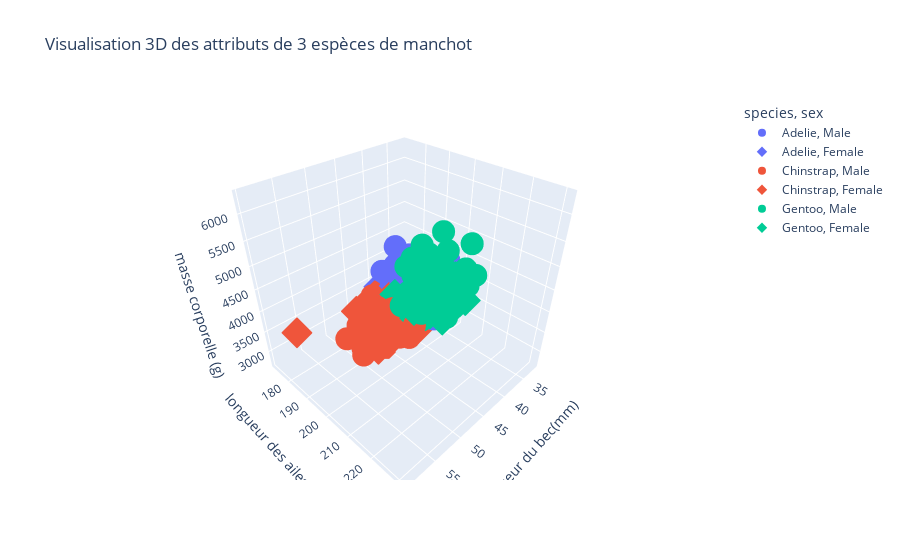

Source (notebook cell):
### Markdown cell above
Utiliser la fonction `scatter_3d` qui en plus des paramètres de `scatter` prend un paramètre `z`. On peut aussi jouer sur les symboles via `symbol`, par exemple pour distinguer le sexe des individus et donc rajouter une "5e dimension".

### Code cell
fig = px.scatter_3d(penguins, x = "bill_length_mm", y ="flipper_length_mm", z ="body_mass_g", color="species", title="Visualisation 3D des attributs de 3 espèces de manchot",
                labels = {"flipper_length_mm" : "longueur des ailes (mm)", "body_mass_g":"masse corporelle (g)", "bill_length_mm" : "longueur du bec(mm)"}, symbol = "sex", hover_name = "species", hover_data =["island"])
# à compléter
fig.show()

### Figure 1 — Plotly figure (JSON) as saved in the notebook; plotly's stock layout.template omitted (floating-point values rounded to 4 significant figures)
{"data": [{"customdata": [["Torgersen"], ["Torgersen"], ["Torgersen"], ["Torgersen"], ["Torgersen"], ["Torgersen"], ["Torgersen"], ["Biscoe"], ["Biscoe"], ["Biscoe"], ["Biscoe"], ["Biscoe"], ["Dream"], ["Dream"], ["Dream"], ["Dream"], ["Dream"], ["Dream"], ["Dream"], ["Dream"], ["Dream"], ["Dream"], ["Biscoe"], ["Biscoe"], ["Biscoe"], ["Biscoe"], ["Biscoe"], ["Biscoe"], ["Biscoe"], ["Biscoe"], ["Biscoe"], ["Torgersen"], ["Torgersen"], ["Torgersen"], ["Torgersen"], ["Torgersen"], ["Torgersen"], ["Torgersen"], ["Torgersen"], ["Dream"], ["Dream"], ["Dream"], ["Dream"], ["Dream"], ["Dream"], ["Dream"], ["Dream"], ["Biscoe"], ["Biscoe"], ["Biscoe"], ["Biscoe"], ["Biscoe"], ["Biscoe"], ["Biscoe"], ["Biscoe"], ["Torgersen"], ["Torgersen"], ["Torgersen"], ["Torgersen"], ["Torgersen"], ["Torgersen"], ["Torgersen"], ["Torgersen"], ["Dream"], ["Dream"], ["Dream"], ["Dream"], ["Dream"], ["Dream"], ["Dream"], ["Dream"], ["Dream"], ["Dream"]], "hovertemplate": "<b>%{hovertext}</b><br><br>species=Adelie<br>sex=Male<br>longueur du bec(mm)=%{x}<br>longueur des ailes (mm)=%{y}<br>masse corporelle (g)=%{z}<br>island=%{customdata[0]}<extra></extra>", "hovertext": ["Adelie", "Adelie", "Adelie", "Adelie", "Adelie", "Adelie", "Adelie", "Adelie", "Adelie", "Adelie", "Adelie", "Adelie", "Adelie", "Adelie", "Adelie", "Adelie", "Adelie", "Adelie", "Adelie", "Adelie", "Adelie", "Adelie", "Adelie", "Adelie", "Adelie", "Adelie", "Adelie", "Adelie", "Adelie", "Adelie", "Adelie", "Adelie", "Adelie", "Adelie", "Adelie", "Adelie", "Adelie", "Adelie", "Adelie", "Adelie", "Adelie", "Adelie", "Adelie", "Adelie", "Adelie", "Adelie", "Adelie", "Adelie", "Adelie", "Adelie", "Adelie", "Adelie", "Adelie", "Adelie", "Adelie", "Adelie", "Adelie", "Adelie", "Adelie", "Adelie", "Adelie", "Adelie", "Adelie", "Adelie", "Adelie", "Adelie", "Adelie", "Adelie", "Adelie", "Adelie", "Adelie", "Adelie", "Adelie"], "legendgroup": "Adelie, Male", "marker": {"color": "#636efa", "symbol": "circle"}, "mode": "markers", "name": "Adelie, Male", "scene": "scene", "showlegend": true, "type": "scatter3d", "x": [39.1, 39.3, 39.2, 38.6, 34.6, 42.5, 46.0, 37.7, 38.2, 38.8, 40.6, 40.5, 37.2, 40.9, 39.2, 38.8, 39.8, 40.8, 44.1, 39.6, 41.1, 42.3, 40.1, 42.0, 41.4, 40.6, 37.6, 41.3, 41.1, 41.6, 41.1, 41.8, 39.7, 45.8, 42.8, 37.2, 42.1, 42.9, 35.1, 41.3, 36.3, 38.3, 41.1, 39.6, 40.8, 40.3, 43.2, 41.0, 37.8, 39.7, 38.2, 43.2, 45.6, 42.2, 42.7, 37.3, 41.1, 37.7, 41.4, 40.6, 41.5, 44.1, 43.1, 37.5, 41.1, 40.2, 39.7, 40.6, 40.7, 39.0, 39.2, 37.8, 41.5], "y": [181.0, 190.0, 195.0, 191.0, 198.0, 197.0, 194.0, 180.0, 185.0, 180.0, 183.0, 180.0, 178.0, 184.0, 196.0, 190.0, 184.0, 195.0, 196.0, 190.0, 182.0, 191.0, 188.0, 200.0, 191.0, 193.0, 194.0, 195.0, 192.0, 192.0, 188.0, 198.0, 190.0, 197.0, 195.0, 184.0, 195.0, 196.0, 193.0, 194.0, 190.0, 189.0, 205.0, 186.0, 208.0, 196.0, 192.0, 203.0, 190.0, 184.0, 190.0, 197.0, 191.0, 197.0, 196.0, 199.0, 189.0, 198.0, 202.0, 199.0, 195.0, 210.0, 197.0, 199.0, 190.0, 200.0, 193.0, 187.0, 190.0, 185.0, 190.0, 193.0, 201.0], "z": [3750.0, 3650.0, 4675.0, 3800.0, 4400.0, 4500.0, 4200.0, 3600.0, 3950.0, 3800.0, 3550.0, 3950.0, 3900.0, 3900.0, 4150.0, 3950.0, 4650.0, 3900.0, 4400.0, 4600.0, 3425.0, 4150.0, 4300.0, 4050.0, 3700.0, 3800.0, 3750.0, 4400.0, 4050.0, 3950.0, 4100.0, 4450.0, 3900.0, 4150.0, 4250.0, 3900.0, 4000.0, 4700.0, 4200.0, 3550.0, 3800.0, 3950.0, 4300.0, 4450.0, 4300.0, 4350.0, 4100.0, 4725.0, 4250.0, 3550.0, 3900.0, 4775.0, 4600.0, 4275.0, 4075.0, 3775.0, 3325.0, 3500.0, 3875.0, 4000.0, 4300.0, 4000.0, 3500.0, 4475.0, 3900.0, 3975.0, 4250.0, 3475.0, 3725.0, 3650.0, 4250.0, 3750.0, 4000.0]}, {"customdata": [["Torgersen"], ["Torgersen"], ["Torgersen"], ["Torgersen"], ["Torgersen"], ["Torgersen"], ["Torgersen"], ["Torgersen"], ["Biscoe"], ["Biscoe"], ["Biscoe"], ["Biscoe"], ["Biscoe"], ["Dream"], ["Dream"], ["Dream"], ["Dream"], ["Dream"], ["Dream"], ["Dream"], ["Dream"], ["Dream"], ["Biscoe"], ["Biscoe"], ["Biscoe"], ["Biscoe"], ["Biscoe"], ["Biscoe"], ["Biscoe"], ["Biscoe"], ["Biscoe"], ["Torgersen"], ["Torgersen"], ["Torgersen"], ["Torgersen"], ["Torgersen"], ["Torgersen"], ["Torgersen"], ["Torgersen"], ["Dream"], ["Dream"], ["Dream"], ["Dream"], ["Dream"], ["Dream"], ["Dream"], ["Dream"], ["Biscoe"], ["Biscoe"], ["Biscoe"], ["Biscoe"], ["Biscoe"], ["Biscoe"], ["Biscoe"], ["Biscoe"], ["Torgersen"], ["Torgersen"], ["Torgersen"], ["Torgersen"], ["Torgersen"], ["Torgersen"], ["Torgersen"], ["Torgersen"], ["Dream"], ["Dream"], ["Dream"], ["Dream"], ["Dream"], ["Dream"], ["Dream"], ["Dream"], ["Dream"], ["Dream"]], "hovertemplate": "<b>%{hovertext}</b><br><br>species=Adelie<br>sex=Female<br>longueur du bec(mm)=%{x}<br>longueur des ailes (mm)=%{y}<br>masse corporelle (g)=%{z}<br>island=%{customdata[0]}<extra></extra>", "hovertext": ["Adelie", "Adelie", "Adelie", "Adelie", "Adelie", "Adelie", "Adelie", "Adelie", "Adelie", "Adelie", "Adelie", "Adelie", "Adelie", "Adelie", "Adelie", "Adelie", "Adelie", "Adelie", "Adelie", "Adelie", "Adelie", "Adelie", "Adelie", "Adelie", "Adelie", "Adelie", "Adelie", "Adelie", "Adelie", "Adelie", "Adelie", "Adelie", "Adelie", "Adelie", "Adelie", "Adelie", "Adelie", "Adelie", "Adelie", "Adelie", "Adelie", "Adelie", "Adelie", "Adelie", "Adelie", "Adelie", "Adelie", "Adelie", "Adelie", "Adelie", "Adelie", "Adelie", "Adelie", "Adelie", "Adelie", "Adelie", "Adelie", "Adelie", "Adelie", "Adelie", "Adelie", "Adelie", "Adelie", "Adelie", "Adelie", "Adelie", "Adelie", "Adelie", "Adelie", "Adelie", "Adelie", "Adelie", "Adelie"], "legendgroup": "Adelie, Female", "marker": {"color": "#636efa", "symbol": "diamond"}, "mode": "markers", "name": "Adelie, Female", "scene": "scene", "showlegend": true, "type": "scatter3d", "x": [39.5, 40.3, 36.7, 38.9, 41.1, 36.6, 38.7, 34.4, 37.8, 35.9, 35.3, 40.5, 37.9, 39.5, 39.5, 36.4, 42.2, 37.6, 36.5, 36.0, 37.0, 36.0, 39.6, 35.0, 34.5, 39.0, 36.5, 35.7, 37.6, 36.4, 35.5, 35.9, 33.5, 39.6, 35.5, 40.9, 36.2, 34.6, 36.7, 37.3, 36.9, 38.9, 35.7, 34.0, 36.2, 38.1, 33.1, 35.0, 37.7, 37.9, 38.6, 38.1, 38.1, 39.7, 39.6, 38.6, 35.7, 36.2, 40.2, 35.2, 38.8, 39.0, 38.5, 36.8, 38.1, 35.6, 37.0, 40.2, 32.1, 37.3, 36.6, 36.0, 36.0], "y": [186.0, 195.0, 193.0, 181.0, 182.0, 185.0, 195.0, 184.0, 174.0, 189.0, 187.0, 187.0, 172.0, 178.0, 188.0, 195.0, 180.0, 181.0, 182.0, 186.0, 185.0, 190.0, 186.0, 190.0, 187.0, 186.0, 181.0, 185.0, 185.0, 184.0, 195.0, 190.0, 190.0, 196.0, 190.0, 191.0, 187.0, 189.0, 187.0, 191.0, 189.0, 190.0, 202.0, 185.0, 187.0, 190.0, 178.0, 192.0, 183.0, 193.0, 199.0, 181.0, 198.0, 193.0, 191.0, 188.0, 189.0, 187.0, 176.0, 186.0, 191.0, 191.0, 190.0, 193.0, 187.0, 191.0, 185.0, 193.0, 188.0, 192.0, 184.0, 195.0, 187.0], "z": [3800.0, 3250.0, 3450.0, 3625.0, 3200.0, 3700.0, 3450.0, 3325.0, 3400.0, 3800.0, 3800.0, 3200.0, 3150.0, 3250.0, 3300.0, 3325.0, 3550.0, 3300.0, 3150.0, 3100.0, 3000.0, 3450.0, 3500.0, 3450.0, 2900.0, 3550.0, 2850.0, 3150.0, 3600.0, 2850.0, 3350.0, 3050.0, 3600.0, 3550.0, 3700.0, 3700.0, 3550.0, 3200.0, 3800.0, 3350.0, 3500.0, 3600.0, 3550.0, 3400.0, 3300.0, 3700.0, 2900.0, 3725.0, 3075.0, 2925.0, 3750.0, 3175.0, 3825.0, 3200.0, 3900.0, 2900.0, 3350.0, 3150.0, 3450.0, 3050.0, 3275.0, 3050.0, 3325.0, 3500.0, 3425.0, 3175.0, 3400.0, 3400.0, 3050.0, 3000.0, 3475.0, 3450.0, 3700.0]}, {"customdata": [["Dream"], ["Dream"], ["Dream"], ["Dream"], ["Dream"], ["Dream"], ["Dream"], ["Dream"], ["Dream"], ["Dream"], ["Dream"], ["Dream"], ["Dream"], ["Dream"], ["Dream"], ["Dream"], ["Dream"], ["Dream"], ["Dream"], ["Dream"], ["Dream"], ["Dream"], ["Dream"], ["Dream"], ["Dream"], ["Dream"], ["Dream"], ["Dream"], ["Dream"], ["Dream"], ["Dream"], ["Dream"], ["Dream"], ["Dream"]], "hovertemplate": "<b>%{hovertext}</b><br><br>species=Chinstrap<br>sex=Male<br>longueur du bec(mm)=%{x}<br>longueur des ailes (mm)=%{y}<br>masse corporelle (g)=%{z}<br>island=%{customdata[0]}<extra></extra>", "hovertext": ["Chinstrap", "Chinstrap", "Chinstrap", "Chinstrap", "Chinstrap", "Chinstrap", "Chinstrap", "Chinstrap", "Chinstrap", "Chinstrap", "Chinstrap", "Chinstrap", "Chinstrap", "Chinstrap", "Chinstrap", "Chinstrap", "Chinstrap", "Chinstrap", "Chinstrap", "Chinstrap", "Chinstrap", "Chinstrap", "Chinstrap", "Chinstrap", "Chinstrap", "Chinstrap", "Chinstrap", "Chinstrap", "Chinstrap", "Chinstrap", "Chinstrap", "Chinstrap", "Chinstrap", "Chinstrap"], "legendgroup": "Chinstrap, Male", "marker": {"color": "#EF553B", "symbol": "circle"}, "mode": "markers", "name": "Chinstrap, Male", "scene": "scene", "showlegend": true, "type": "scatter3d", "x": [50.0, 51.3, 52.7, 51.3, 51.3, 51.7, 52.0, 50.5, 50.3, 49.2, 48.5, 50.6, 52.0, 49.5, 52.8, 54.2, 51.0, 49.7, 52.0, 53.5, 49.0, 50.9, 50.8, 49.0, 51.5, 51.4, 50.7, 52.2, 49.3, 50.2, 51.9, 55.8, 49.6, 50.8], "y": [196.0, 193.0, 197.0, 197.0, 198.0, 194.0, 201.0, 201.0, 197.0, 195.0, 191.0, 193.0, 197.0, 200.0, 205.0, 201.0, 203.0, 195.0, 210.0, 205.0, 210.0, 196.0, 201.0, 212.0, 187.0, 201.0, 203.0, 197.0, 203.0, 202.0, 206.0, 207.0, 193.0, 210.0], "z": [3900.0, 3650.0, 3725.0, 3750.0, 3700.0, 3775.0, 4050.0, 4050.0, 3300.0, 4400.0, 3400.0, 3800.0, 4150.0, 3800.0, 4550.0, 4300.0, 4100.0, 3600.0, 4800.0, 4500.0, 3950.0, 3550.0, 4450.0, 4300.0, 3250.0, 3950.0, 4050.0, 3450.0, 4050.0, 3800.0, 3950.0, 4000.0, 3775.0, 4100.0]}, {"customdata": [["Dream"], ["Dream"], ["Dream"], ["Dream"], ["Dream"], ["Dream"], ["Dream"], ["Dream"], ["Dream"], ["Dream"], ["Dream"], ["Dream"], ["Dream"], ["Dream"], ["Dream"], ["Dream"], ["Dream"], ["Dream"], ["Dream"], ["Dream"], ["Dream"], ["Dream"], ["Dream"], ["Dream"], ["Dream"], ["Dream"], ["Dream"], ["Dream"], ["Dream"], ["Dream"], ["Dream"], ["Dream"], ["Dream"], ["Dream"]], "hovertemplate": "<b>%{hovertext}</b><br><br>species=Chinstrap<br>sex=Female<br>longueur du bec(mm)=%{x}<br>longueur des ailes (mm)=%{y}<br>masse corporelle (g)=%{z}<br>island=%{customdata[0]}<extra></extra>", "hovertext": ["Chinstrap", "Chinstrap", "Chinstrap", "Chinstrap", "Chinstrap", "Chinstrap", "Chinstrap", "Chinstrap", "Chinstrap", "Chinstrap", "Chinstrap", "Chinstrap", "Chinstrap", "Chinstrap", "Chinstrap", "Chinstrap", "Chinstrap", "Chinstrap", "Chinstrap", "Chinstrap", "Chinstrap", "Chinstrap", "Chinstrap", "Chinstrap", "Chinstrap", "Chinstrap", "Chinstrap", "Chinstrap", "Chinstrap", "Chinstrap", "Chinstrap", "Chinstrap", "Chinstrap", "Chinstrap"], "legendgroup": "Chinstrap, Female", "marker": {"color": "#EF553B", "symbol": "diamond"}, "mode": "markers", "name": "Chinstrap, Female", "scene": "scene", "showlegend": true, "type": "scatter3d", "x": [46.5, 45.4, 45.2, 46.1, 46.0, 46.6, 47.0, 45.9, 58.0, 46.4, 42.4, 43.2, 46.7, 50.5, 46.4, 40.9, 42.5, 47.5, 47.6, 46.9, 46.2, 45.5, 50.9, 50.1, 49.8, 48.1, 45.7, 42.5, 45.2, 45.6, 46.8, 45.7, 43.5, 50.2], "y": [192.0, 188.0, 198.0, 178.0, 195.0, 193.0, 185.0, 190.0, 181.0, 190.0, 181.0, 187.0, 195.0, 200.0, 191.0, 187.0, 187.0, 199.0, 195.0, 192.0, 187.0, 196.0, 196.0, 190.0, 198.0, 199.0, 193.0, 187.0, 191.0, 194.0, 189.0, 195.0, 202.0, 198.0], "z": [3500.0, 3525.0, 3950.0, 3250.0, 4150.0, 3800.0, 3700.0, 3575.0, 3700.0, 3450.0, 3600.0, 2900.0, 3300.0, 3400.0, 3700.0, 3200.0, 3350.0, 3900.0, 3850.0, 2700.0, 3650.0, 3500.0, 3675.0, 3400.0, 3675.0, 3325.0, 3600.0, 3350.0, 3250.0, 3525.0, 3650.0, 3650.0, 3400.0, 3775.0]}, {"customdata": [["Biscoe"], ["Biscoe"], ["Biscoe"], ["Biscoe"], ["Biscoe"], ["Biscoe"], ["Biscoe"], ["Biscoe"], ["Biscoe"], ["Biscoe"], ["Biscoe"], ["Biscoe"], ["Biscoe"], ["Biscoe"], ["Biscoe"], ["Biscoe"], ["Biscoe"], ["Biscoe"], ["Biscoe"], ["Biscoe"], ["Biscoe"], ["Biscoe"], ["Biscoe"], ["Biscoe"], ["Biscoe"], ["Biscoe"], ["Biscoe"], ["Biscoe"], ["Biscoe"], ["Biscoe"], ["Biscoe"], ["Biscoe"], ["Biscoe"], ["Biscoe"], ["Biscoe"], ["Biscoe"], ["Biscoe"], ["Biscoe"], ["Biscoe"], ["Biscoe"], ["Biscoe"], ["Biscoe"], ["Biscoe"], ["Biscoe"], ["Biscoe"], ["Biscoe"], ["Biscoe"], ["Biscoe"], ["Biscoe"], ["Biscoe"], ["Biscoe"], ["Biscoe"], ["Biscoe"], ["Biscoe"], ["Biscoe"], ["Biscoe"], ["Biscoe"], ["Biscoe"], ["Biscoe"], ["Biscoe"], ["Biscoe"]], "hovertemplate": "<b>%{hovertext}</b><br><br>species=Gentoo<br>sex=Male<br>longueur du bec(mm)=%{x}<br>longueur des ailes (mm)=%{y}<br>masse corporelle (g)=%{z}<br>island=%{customdata[0]}<extra></extra>", "hovertext": ["Gentoo", "Gentoo", "Gentoo", "Gentoo", "Gentoo", "Gentoo", "Gentoo", "Gentoo", "Gentoo", "Gentoo", "Gentoo", "Gentoo", "Gentoo", "Gentoo", "Gentoo", "Gentoo", "Gentoo", "Gentoo", "Gentoo", "Gentoo", "Gentoo", "Gentoo", "Gentoo", "Gentoo", "Gentoo", "Gentoo", "Gentoo", "Gentoo", "Gentoo", "Gentoo", "Gentoo", "Gentoo", "Gentoo", "Gentoo", "Gentoo", "Gentoo", "Gentoo", "Gentoo", "Gentoo", "Gentoo", "Gentoo", "Gentoo", "Gentoo", "Gentoo", "Gentoo", "Gentoo", "Gentoo", "Gentoo", "Gentoo", "Gentoo", "Gentoo", "Gentoo", "Gentoo", "Gentoo", "Gentoo", "Gentoo", "Gentoo", "Gentoo", "Gentoo", "Gentoo", "Gentoo"], "legendgroup": "Gentoo, Male", "marker": {"color": "#00cc96", "symbol": "circle"}, "mode": "markers", "name": "Gentoo, Male", "scene": "scene", "showlegend": true, "type": "scatter3d", "x": [50.0, 50.0, 47.6, 46.7, 46.8, 49.0, 48.4, 49.3, 49.2, 48.7, 50.2, 46.3, 46.1, 47.8, 50.0, 47.3, 59.6, 48.4, 44.4, 48.7, 49.6, 49.6, 50.5, 50.5, 45.2, 48.5, 50.1, 45.0, 45.5, 50.4, 46.2, 54.3, 49.8, 49.5, 50.7, 46.4, 48.2, 48.6, 51.1, 45.2, 52.5, 50.0, 50.8, 51.3, 52.1, 52.2, 49.5, 50.8, 49.4, 51.1, 55.9, 49.1, 46.8, 53.4, 48.1, 49.8, 51.5, 55.1, 48.8, 50.4, 49.9], "y": [230.0, 218.0, 215.0, 219.0, 215.0, 216.0, 213.0, 217.0, 221.0, 222.0, 218.0, 215.0, 215.0, 215.0, 220.0, 222.0, 230.0, 220.0, 219.0, 208.0, 225.0, 216.0, 222.0, 225.0, 215.0, 220.0, 225.0, 220.0, 220.0, 224.0, 221.0, 231.0, 230.0, 229.0, 223.0, 221.0, 221.0, 230.0, 220.0, 223.0, 221.0, 224.0, 228.0, 218.0, 230.0, 228.0, 224.0, 226.0, 216.0, 225.0, 228.0, 228.0, 215.0, 219.0, 209.0, 229.0, 230.0, 230.0, 222.0, 222.0, 213.0], "z": [5700.0, 5700.0, 5400.0, 5200.0, 5150.0, 5550.0, 5850.0, 5850.0, 6300.0, 5350.0, 5700.0, 5050.0, 5100.0, 5650.0, 5550.0, 5250.0, 6050.0, 5400.0, 5250.0, 5350.0, 5700.0, 4750.0, 5550.0, 5400.0, 5300.0, 5300.0, 5000.0, 5050.0, 5000.0, 5550.0, 5300.0, 5650.0, 5700.0, 5800.0, 5550.0, 5000.0, 5100.0, 5800.0, 6000.0, 5950.0, 5450.0, 5350.0, 5600.0, 5300.0, 5550.0, 5400.0, 5650.0, 5200.0, 4925.0, 5250.0, 5600.0, 5500.0, 5500.0, 5500.0, 5500.0, 5950.0, 5500.0, 5850.0, 6000.0, 5750.0, 5400.0]}, {"customdata": [["Biscoe"], ["Biscoe"], ["Biscoe"], ["Biscoe"], ["Biscoe"], ["Biscoe"], ["Biscoe"], ["Biscoe"], ["Biscoe"], ["Biscoe"], ["Biscoe"], ["Biscoe"], ["Biscoe"], ["Biscoe"], ["Biscoe"], ["Biscoe"], ["Biscoe"], ["Biscoe"], ["Biscoe"], ["Biscoe"], ["Biscoe"], ["Biscoe"], ["Biscoe"], ["Biscoe"], ["Biscoe"], ["Biscoe"], ["Biscoe"], ["Biscoe"], ["Biscoe"], ["Biscoe"], ["Biscoe"], ["Biscoe"], ["Biscoe"], ["Biscoe"], ["Biscoe"], ["Biscoe"], ["Biscoe"], ["Biscoe"], ["Biscoe"], ["Biscoe"], ["Biscoe"], ["Biscoe"], ["Biscoe"], ["Biscoe"], ["Biscoe"], ["Biscoe"], ["Biscoe"], ["Biscoe"], ["Biscoe"], ["Biscoe"], ["Biscoe"], ["Biscoe"], ["Biscoe"], ["Biscoe"], ["Biscoe"], ["Biscoe"], ["Biscoe"], ["Biscoe"]], "hovertemplate": "<b>%{hovertext}</b><br><br>species=Gentoo<br>sex=Female<br>longueur du bec(mm)=%{x}<br>longueur des ailes (mm)=%{y}<br>masse corporelle (g)=%{z}<br>island=%{customdata[0]}<extra></extra>", "hovertext": ["Gentoo", "Gentoo", "Gentoo", "Gentoo", "Gentoo", "Gentoo", "Gentoo", "Gentoo", "Gentoo", "Gentoo", "Gentoo", "Gentoo", "Gentoo", "Gentoo", "Gentoo", "Gentoo", "Gentoo", "Gentoo", "Gentoo", "Gentoo", "Gentoo", "Gentoo", "Gentoo", "Gentoo", "Gentoo", "Gentoo", "Gentoo", "Gentoo", "Gentoo", "Gentoo", "Gentoo", "Gentoo", "Gentoo", "Gentoo", "Gentoo", "Gentoo", "Gentoo", "Gentoo", "Gentoo", "Gentoo", "Gentoo", "Gentoo", "Gentoo", "Gentoo", "Gentoo", "Gentoo", "Gentoo", "Gentoo", "Gentoo", "Gentoo", "Gentoo", "Gentoo", "Gentoo", "Gentoo", "Gentoo", "Gentoo", "Gentoo", "Gentoo"], "legendgroup": "Gentoo, Female", "marker": {"color": "#00cc96", "symbol": "diamond"}, "mode": "markers", "name": "Gentoo, Female", "scene": "scene", "showlegend": true, "type": "scatter3d", "x": [46.1, 48.7, 46.5, 45.4, 43.3, 40.9, 45.5, 45.8, 42.0, 46.2, 45.1, 46.5, 42.9, 48.2, 42.8, 45.1, 49.1, 42.6, 44.0, 42.7, 45.3, 43.6, 45.5, 44.9, 46.6, 45.1, 46.5, 43.8, 43.2, 45.3, 45.7, 45.8, 43.5, 47.7, 46.5, 46.4, 47.5, 45.2, 49.1, 47.4, 44.9, 43.4, 47.5, 47.5, 45.5, 44.5, 46.9, 48.4, 48.5, 47.2, 41.7, 43.3, 50.5, 43.5, 46.2, 47.2, 46.8, 45.2], "y": [211.0, 210.0, 210.0, 211.0, 209.0, 214.0, 214.0, 210.0, 210.0, 209.0, 215.0, 213.0, 215.0, 210.0, 209.0, 207.0, 220.0, 213.0, 208.0, 208.0, 210.0, 217.0, 210.0, 213.0, 210.0, 210.0, 217.0, 208.0, 208.0, 208.0, 214.0, 219.0, 220.0, 216.0, 217.0, 216.0, 209.0, 215.0, 212.0, 212.0, 212.0, 218.0, 212.0, 218.0, 212.0, 214.0, 222.0, 203.0, 219.0, 215.0, 210.0, 208.0, 216.0, 213.0, 217.0, 214.0, 215.0, 212.0], "z": [4500.0, 4450.0, 4550.0, 4800.0, 4400.0, 4650.0, 4650.0, 4200.0, 4150.0, 4800.0, 5000.0, 4400.0, 5000.0, 4600.0, 4700.0, 5050.0, 5150.0, 4950.0, 4350.0, 3950.0, 4300.0, 4900.0, 4200.0, 5100.0, 4850.0, 4400.0, 4900.0, 4300.0, 4450.0, 4200.0, 4400.0, 4700.0, 4700.0, 4750.0, 5200.0, 4700.0, 4600.0, 4750.0, 4625.0, 4725.0, 4750.0, 4600.0, 4875.0, 4950.0, 4750.0, 4850.0, 4875.0, 4625.0, 4850.0, 4975.0, 4700.0, 4575.0, 5000.0, 4650.0, 4375.0, 4925.0, 4850.0, 5200.0]}], "layout": {"legend": {"title": {"text": "species, sex"}, "tracegroupgap": 0}, "scene": {"domain": {"x": [0, 1], "y": [0, 1]}, "xaxis": {"title": {"text": "longueur du bec(mm)"}}, "yaxis": {"title": {"text": "longueur des ailes (mm)"}}, "zaxis": {"title": {"text": "masse corporelle (g)"}}}, "title": {"text": "Visualisation 3D des attributs de 3 espèces de manchot"}}}
